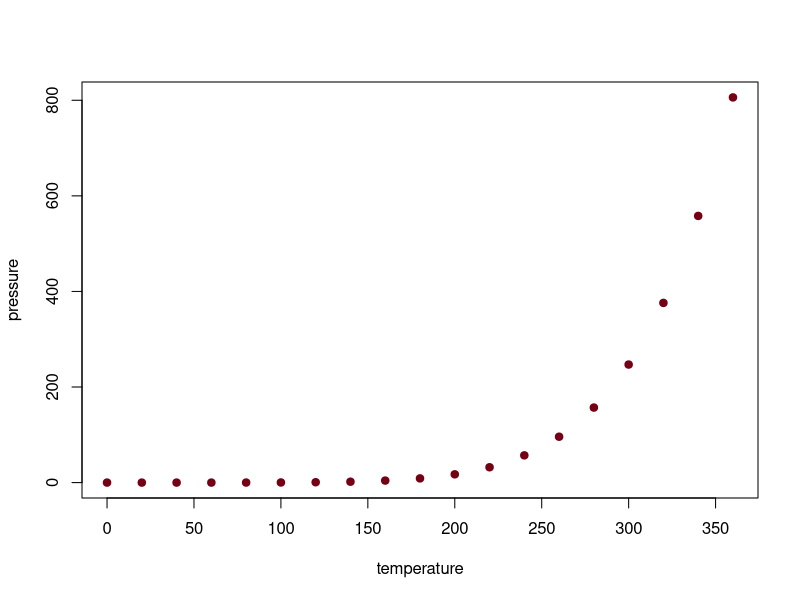

Recreate this plot in R.
## ---- chunk 1
#| echo: true
#| fig-height: 4.5
plot(pressure, pch = 19, col = "#750014")
